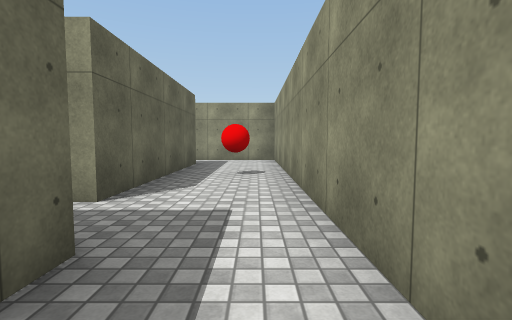
View 1 (above)

24 first-person views from a walk through a Unity game level. The camera is 1.2 m above the floor, tilts 4° down and sees 85° across. The floor is counted in squares, 2 m on a side. Each view is taken from the middle of a square. On the plan, view 1 faces up. The plan holds only what a view shows up to about 9 squares ahead; the rest is blank. The place goes on beyond the plan. The player is left out. Surface patterns are stand-ins for the level's own textures.

View 2
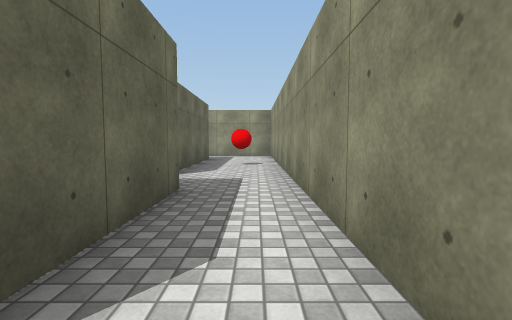

View 3
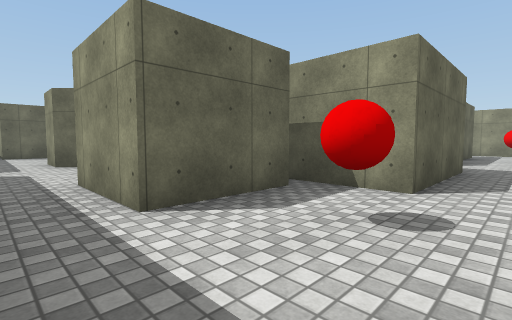

View 4
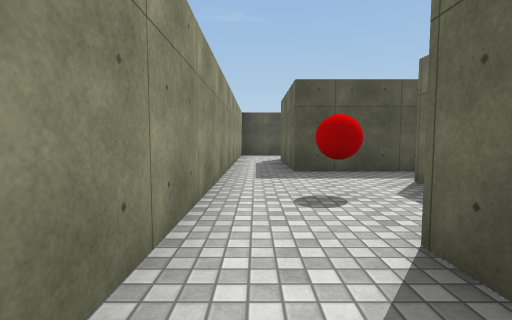

View 5
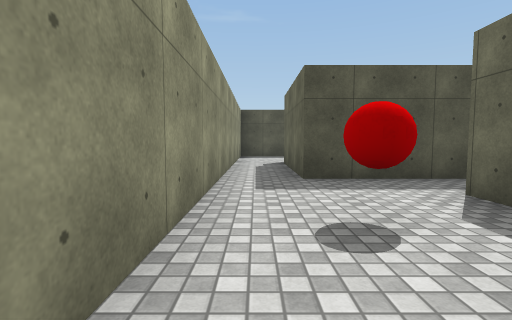

View 6
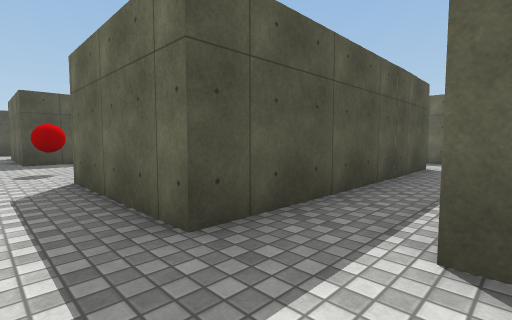

View 7
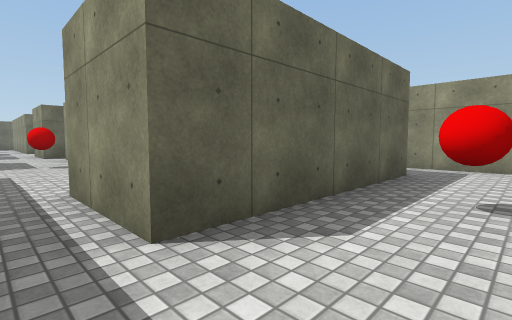

View 8
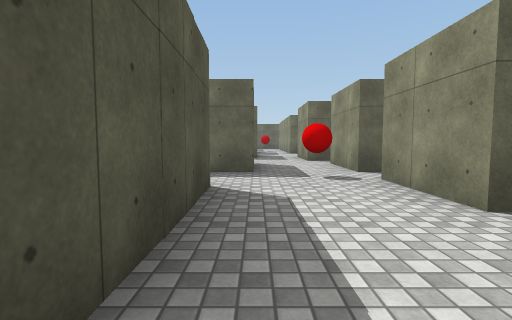

View 9
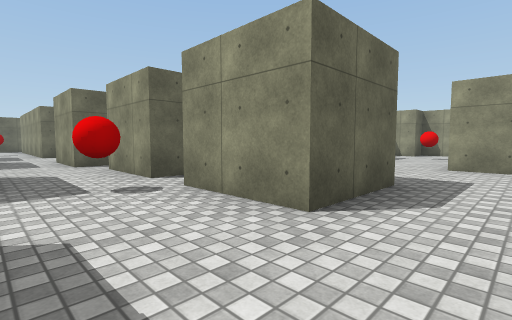

View 10
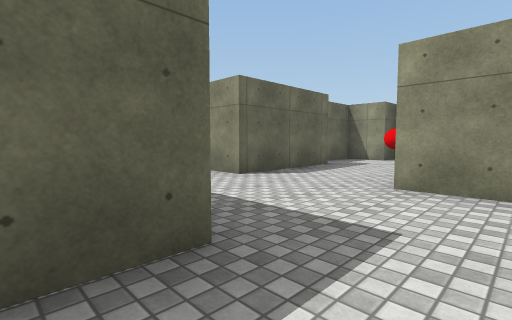

View 11
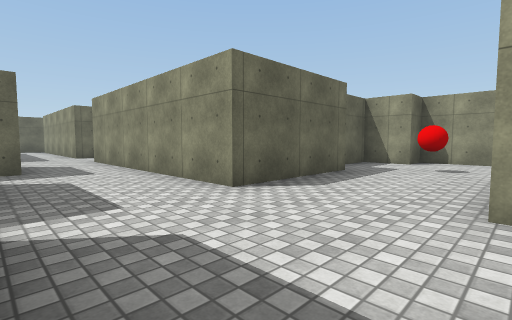

View 12
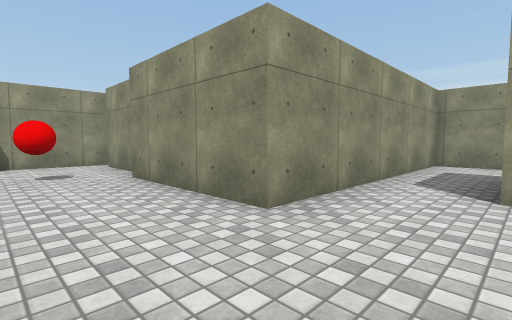

View 13
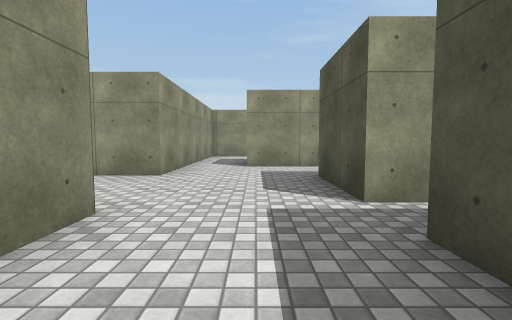

View 14
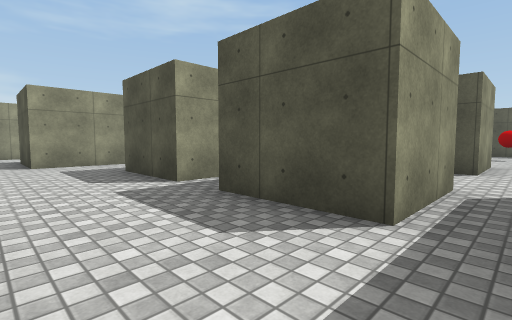

View 15
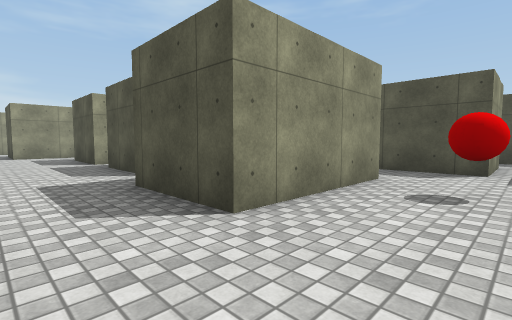

View 16
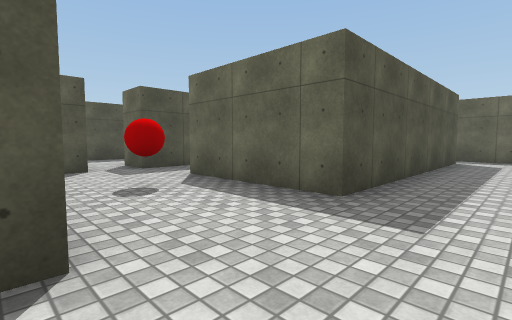

View 17
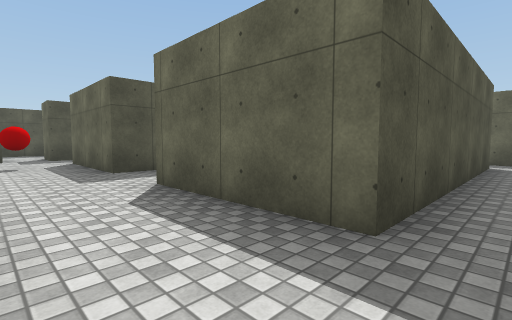

View 18
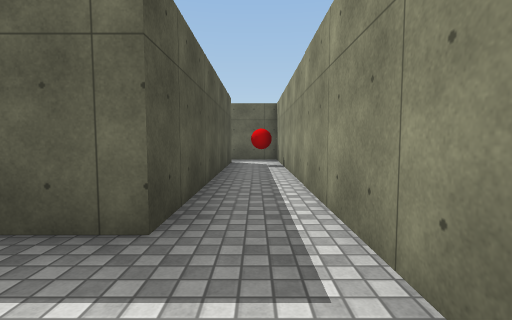

View 19
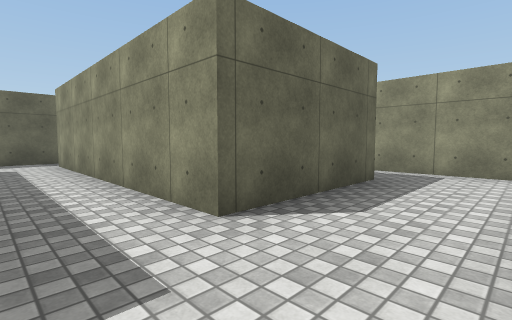

View 20
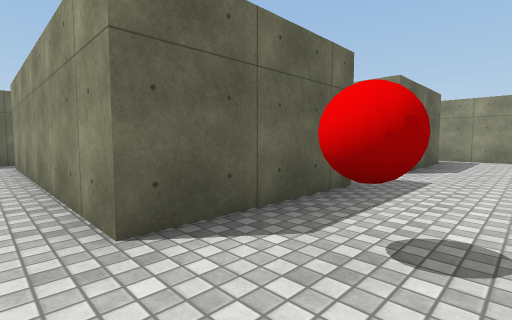

View 21
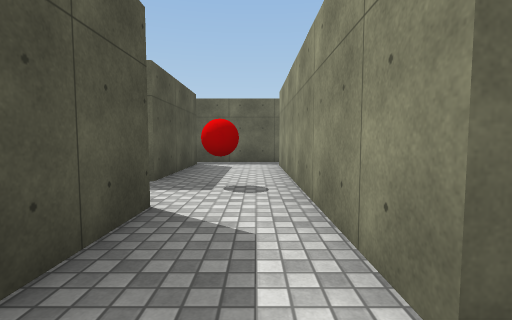

View 22
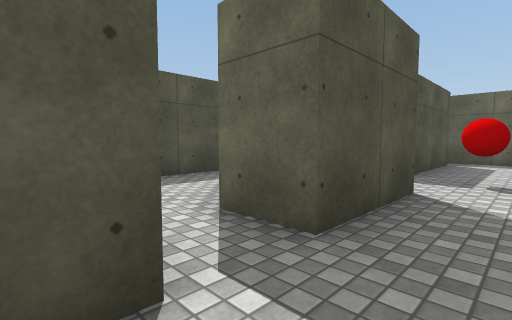

View 23
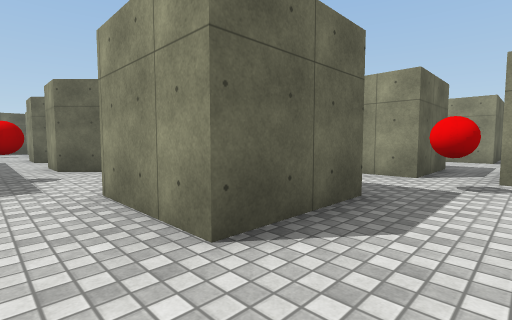

View 24
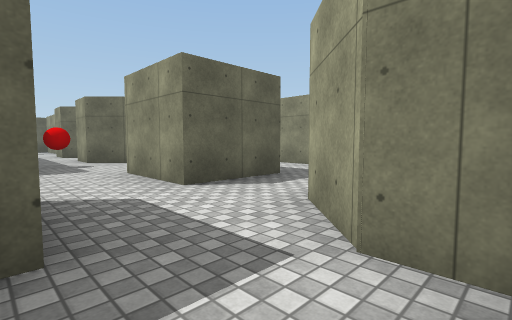

### Floor plan
Ten units are one square. View 1 is at (0, 0); x grows to the right and y downward. Boxes are objects, and circles mark ways between rooms. Rooms are numbered by the first view taken in them; rooms with no view inside come last. Other rooms are left out.
<svg viewBox="-232 -150 243 255">
<path fill="none" stroke="#000" d="M-36 -14 -9 -14 -9 16M-36 -72 -15 -72 -15 -27 -36 -27M6 16 6 -86 -35 -86M-34 54 -7 54 -7 84M-23 20 -23 41 -44 41M-9 16 -28 16M6 100 6 16M-35 -86 -52 -86 -52 -118M-73 -51 -73 -59 -53 -59 -53 -40 -65 -40M-83 -56 -83 -40M-36 -52 -36 -72M-77 -114 -77 -83 -104 -83M-49 -124 -49 -139M-103 -59 -82 -59M-55 -145 -72 -145 -72 -136 -83 -136 -83 -124M-68 -14 -36 -14M-113 -42 -113 -36 -133 -36M-103 -40 -103 -59M-133 -65 -112 -65M-104 -83 -138 -83M-136 -20 -126 -20M-196 -36 -218 -36M-218 -65 -157 -65 -157 -36 -174 -36M-133 -36 -133 -65M-176 -20 -155 -20 -155 -10M-145 -20 -136 -20M-227 -85 -227 -64M-141 -126 -215 -126M-218 -113 -157 -113 -157 -83 -218 -83M-227 -38 -227 -14M-221 -14 -190 -14M-145 -5 -145 -20M-117 39 -117 45M-83 0 -103 0 -103 -20M-127 -9 -136 0 -145 0M-72 34 -76 38 -86 38M-50 6 -56 6M-83 -20 -83 0M-83 -40 -103 -40M-103 -20 -99 -20M-65 -40 -74 -40M-56 6 -67 -4M-165 0 -175 0M-175 14 -144 14M-174 -36 -196 -36"/>
<rect x="-5" y="-55" width="10" height="10" fill="#bbb"><title>red ball</title></rect>
<rect x="-15" y="25" width="10" height="10" fill="#bbb"><title>red ball</title></rect>
<rect x="-65" y="-125" width="10" height="10" fill="#bbb"><title>red ball</title></rect>
<rect x="-215" y="-125" width="10" height="10" fill="#bbb"><title>red ball</title></rect>
<rect x="-155" y="-45" width="10" height="10" fill="#bbb"><title>red ball</title></rect>
<rect x="-135" y="5" width="10" height="10" fill="#bbb"><title>red ball</title></rect>
<rect x="-105" y="25" width="10" height="10" fill="#bbb"><title>red ball</title></rect>
<rect x="-85" y="-35" width="10" height="10" fill="#bbb"><title>red ball</title></rect>
<rect x="-195" y="-35" width="10" height="10" fill="#bbb"><title>red ball</title></rect>
<circle cx="0" cy="10" r="3" fill="#2a7"/>
<circle cx="-25" cy="-20" r="3" fill="#2a7"/>
<circle cx="-25" cy="-80" r="3" fill="#2a7"/>
<circle cx="-35" cy="50" r="3" fill="#2a7"/>
<circle cx="-95" cy="-75" r="3" fill="#2a7"/>
<circle cx="-60" cy="-25" r="3" fill="#2a7"/>
<circle cx="-80" cy="-40" r="3" fill="#2a7"/>
<circle cx="-125" cy="-75" r="3" fill="#2a7"/>
<circle cx="-130" cy="-30" r="3" fill="#2a7"/>
<circle cx="-115" cy="-15" r="3" fill="#2a7"/>
<circle cx="-95" cy="-30" r="3" fill="#2a7"/>
<circle cx="-150" cy="-15" r="3" fill="#2a7"/>
<circle cx="-165" cy="-30" r="3" fill="#2a7"/>
<circle cx="-205" cy="-25" r="3" fill="#2a7"/>
<circle cx="-60" cy="25" r="3" fill="#2a7"/>
<circle cx="-80" cy="45" r="3" fill="#2a7"/>
<circle cx="-75" cy="-5" r="3" fill="#2a7"/>
<circle cx="-135" cy="5" r="3" fill="#2a7"/>
<text x="-10" y="-40">1</text>
<text x="-10" y="50">2</text>
<text x="-60" y="-80">3</text>
<text x="-110" y="-60">4</text>
<text x="-170" y="-70">5</text>
<text x="-110" y="20">6</text>
<text x="-60" y="40">7</text>
<text x="-80" y="-20">8</text>
<text x="-160" y="0">9</text>
<text x="-190" y="-20">10</text>
</svg>
Room 1 opens to room 2. Room 1 opens to room 3. Room 2 opens to room 7. Room 3 opens to room 4. Room 3 opens to room 8. Room 4 opens to room 5. Room 4 opens to room 6. Room 4 opens to room 8. Room 5 opens to room 9. Room 5 opens to room 10. Room 6 opens to room 7. Room 6 opens to room 8. Room 6 opens to room 9.

Where each view was taken, in squares from view 1:
view 1: 0 up, 0 right, facing up
view 2: 2 down, 0 right, facing up
view 3: 5 down, 0 right, facing up-left
view 4: 0 up, 0 right, facing down
view 5: 1 down, 0 right, facing down
view 6: 3 up, 0 right, facing down-left
view 7: 2 up, 0 right, facing up-left
view 8: 2 up, 3 left, facing left
view 9: 2 up, 4 left, facing up-left
view 10: 5 up, 4 left, facing up-left
view 11: 6 up, 5 left, facing up-left
view 12: 7 up, 7 left, facing up-right
view 13: 7 up, 10 left, facing right
view 14: 8 up, 11 left, facing down-right
view 15: 8 up, 15 left, facing down-right
view 16: 8 up, 13 left, facing down-left
view 17: 12 up, 14 left, facing down-left
view 18: 12 up, 14 left, facing left
view 19: 7 up, 14 left, facing up-left
view 20: 3 up, 14 left, facing up-left
view 21: 3 up, 15 left, facing left
view 22: 3 up, 14 left, facing down-left
view 23: 1 down, 7 left, facing up-left
view 24: 2 down, 5 left, facing up-left
